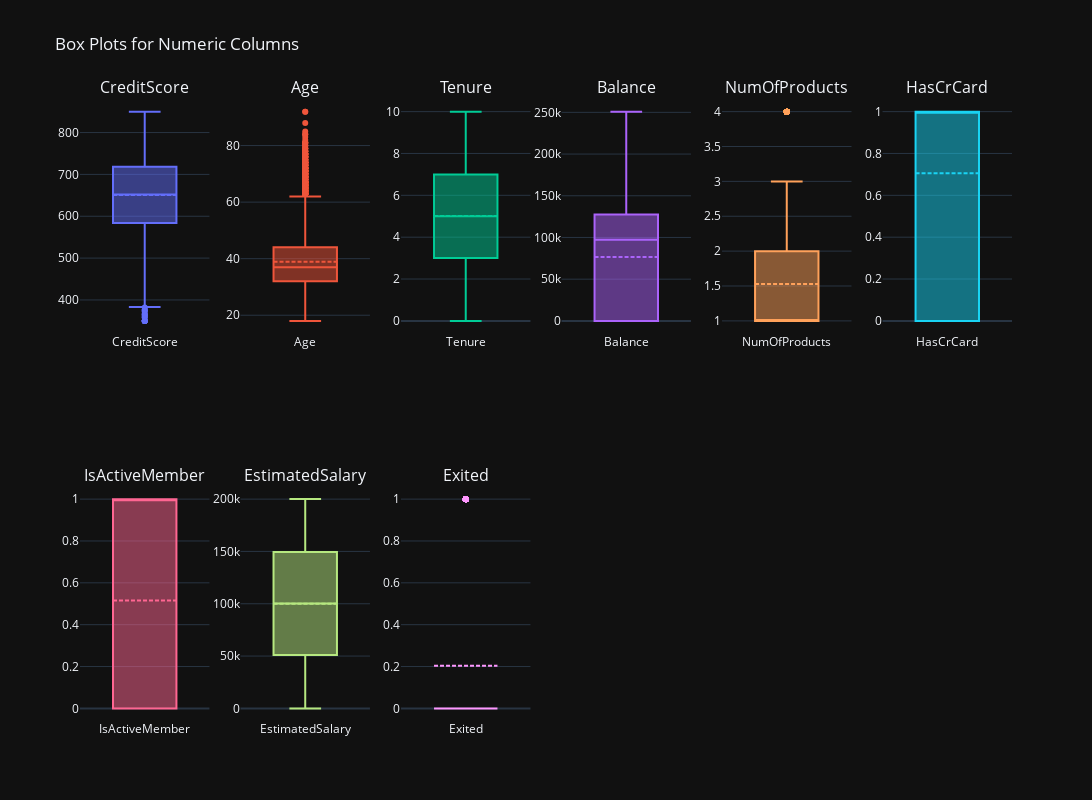

Here is the notebook cell this chart was saved with:
### Code cell
plot_numeric_boxplots(df, cols_per_row=6)

### Figure 1 — Plotly figure (JSON) as saved in the notebook; plotly's stock layout.template omitted (floating-point values rounded to 4 significant figures; data arrays with more than 128 entries replaced by an {"elided": "..."} marker saying what was removed)
{"data": [{"boxmean": true, "name": "CreditScore", "type": "box", "xaxis": "x", "y": {"elided": "10000 int values"}, "yaxis": "y"}, {"boxmean": true, "name": "Age", "type": "box", "xaxis": "x2", "y": {"elided": "10000 int values"}, "yaxis": "y2"}, {"boxmean": true, "name": "Tenure", "type": "box", "xaxis": "x3", "y": {"elided": "10000 int values"}, "yaxis": "y3"}, {"boxmean": true, "name": "Balance", "type": "box", "xaxis": "x4", "y": {"elided": "10000 float values"}, "yaxis": "y4"}, {"boxmean": true, "name": "NumOfProducts", "type": "box", "xaxis": "x5", "y": {"elided": "10000 int values"}, "yaxis": "y5"}, {"boxmean": true, "name": "HasCrCard", "type": "box", "xaxis": "x6", "y": {"elided": "10000 int values"}, "yaxis": "y6"}, {"boxmean": true, "name": "IsActiveMember", "type": "box", "xaxis": "x7", "y": {"elided": "10000 int values"}, "yaxis": "y7"}, {"boxmean": true, "name": "EstimatedSalary", "type": "box", "xaxis": "x8", "y": {"elided": "10000 float values"}, "yaxis": "y8"}, {"boxmean": true, "name": "Exited", "type": "box", "xaxis": "x9", "y": {"elided": "10000 int values"}, "yaxis": "y9"}], "layout": {"annotations": [{"font": {"size": 16}, "showarrow": false, "text": "CreditScore", "x": 0.06944, "xanchor": "center", "xref": "paper", "y": 1, "yanchor": "bottom", "yref": "paper"}, {"font": {"size": 16}, "showarrow": false, "text": "Age", "x": 0.2417, "xanchor": "center", "xref": "paper", "y": 1, "yanchor": "bottom", "yref": "paper"}, {"font": {"size": 16}, "showarrow": false, "text": "Tenure", "x": 0.4139, "xanchor": "center", "xref": "paper", "y": 1, "yanchor": "bottom", "yref": "paper"}, {"font": {"size": 16}, "showarrow": false, "text": "Balance", "x": 0.5861, "xanchor": "center", "xref": "paper", "y": 1, "yanchor": "bottom", "yref": "paper"}, {"font": {"size": 16}, "showarrow": false, "text": "NumOfProducts", "x": 0.7583, "xanchor": "center", "xref": "paper", "y": 1, "yanchor": "bottom", "yref": "paper"}, {"font": {"size": 16}, "showarrow": false, "text": "HasCrCard", "x": 0.9306, "xanchor": "center", "xref": "paper", "y": 1, "yanchor": "bottom", "yref": "paper"}, {"font": {"size": 16}, "showarrow": false, "text": "IsActiveMember", "x": 0.06944, "xanchor": "center", "xref": "paper", "y": 0.375, "yanchor": "bottom", "yref": "paper"}, {"font": {"size": 16}, "showarrow": false, "text": "EstimatedSalary", "x": 0.2417, "xanchor": "center", "xref": "paper", "y": 0.375, "yanchor": "bottom", "yref": "paper"}, {"font": {"size": 16}, "showarrow": false, "text": "Exited", "x": 0.4139, "xanchor": "center", "xref": "paper", "y": 0.375, "yanchor": "bottom", "yref": "paper"}], "height": 800, "showlegend": false, "title": {"text": "Box Plots for Numeric Columns"}, "width": 1200, "xaxis": {"anchor": "y", "domain": [0, 0.1389]}, "xaxis10": {"anchor": "y10", "domain": [0.5167, 0.6556]}, "xaxis11": {"anchor": "y11", "domain": [0.6889, 0.8278]}, "xaxis12": {"anchor": "y12", "domain": [0.8611, 1]}, "xaxis2": {"anchor": "y2", "domain": [0.1722, 0.3111]}, "xaxis3": {"anchor": "y3", "domain": [0.3444, 0.4833]}, "xaxis4": {"anchor": "y4", "domain": [0.5167, 0.6556]}, "xaxis5": {"anchor": "y5", "domain": [0.6889, 0.8278]}, "xaxis6": {"anchor": "y6", "domain": [0.8611, 1]}, "xaxis7": {"anchor": "y7", "domain": [0, 0.1389]}, "xaxis8": {"anchor": "y8", "domain": [0.1722, 0.3111]}, "xaxis9": {"anchor": "y9", "domain": [0.3444, 0.4833]}, "yaxis": {"anchor": "x", "domain": [0.625, 1]}, "yaxis10": {"anchor": "x10", "domain": [0, 0.375]}, "yaxis11": {"anchor": "x11", "domain": [0, 0.375]}, "yaxis12": {"anchor": "x12", "domain": [0, 0.375]}, "yaxis2": {"anchor": "x2", "domain": [0.625, 1]}, "yaxis3": {"anchor": "x3", "domain": [0.625, 1]}, "yaxis4": {"anchor": "x4", "domain": [0.625, 1]}, "yaxis5": {"anchor": "x5", "domain": [0.625, 1]}, "yaxis6": {"anchor": "x6", "domain": [0.625, 1]}, "yaxis7": {"anchor": "x7", "domain": [0, 0.375]}, "yaxis8": {"anchor": "x8", "domain": [0, 0.375]}, "yaxis9": {"anchor": "x9", "domain": [0, 0.375]}}}
